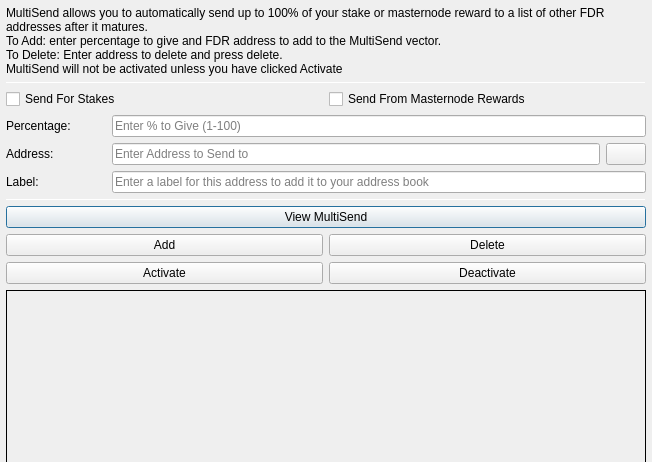
<?xml version="1.0" encoding="UTF-8"?>
<ui version="4.0">
 <class>MultiSendDialog</class>
 <widget class="QDialog" name="MultiSendDialog">
  <property name="windowModality">
   <enum>Qt::NonModal</enum>
  </property>
  <property name="geometry">
   <rect>
    <x>0</x>
    <y>0</y>
    <width>652</width>
    <height>300</height>
   </rect>
  </property>
  <property name="windowTitle">
   <string>MultiSend</string>
  </property>
  <layout class="QVBoxLayout" name="verticalLayout" stretch="0">
   <property name="leftMargin">
    <number>6</number>
   </property>
   <property name="topMargin">
    <number>6</number>
   </property>
   <property name="rightMargin">
    <number>6</number>
   </property>
   <property name="bottomMargin">
    <number>6</number>
   </property>
   <item>
    <layout class="QVBoxLayout" name="verticalLayout_Main" stretch="1,1,1,0,1,1,1">
     <item>
      <widget class="QLabel" name="label_2">
       <property name="lineWidth">
        <number>1</number>
       </property>
       <property name="text">
        <string>MultiSend allows you to automatically send up to 100% of your stake or masternode reward to a list of other FDR addresses after it matures.
To Add: enter percentage to give and FDR address to add to the MultiSend vector.
To Delete: Enter address to delete and press delete.
MultiSend will not be activated unless you have clicked Activate</string>
       </property>
       <property name="alignment">
        <set>Qt::AlignLeading|Qt::AlignLeft|Qt::AlignTop</set>
       </property>
       <property name="wordWrap">
        <bool>true</bool>
       </property>
      </widget>
     </item>
     <item>
      <widget class="Line" name="line">
       <property name="minimumSize">
        <size>
         <width>0</width>
         <height>1</height>
        </size>
       </property>
       <property name="maximumSize">
        <size>
         <width>16777215</width>
         <height>1</height>
        </size>
       </property>
       <property name="orientation">
        <enum>Qt::Horizontal</enum>
       </property>
      </widget>
     </item>
     <item>
      <layout class="QVBoxLayout" name="verticalLayout_Settings">
       <item>
        <layout class="QHBoxLayout" name="horizontalLayout">
         <item>
          <widget class="QCheckBox" name="multiSendStakeCheckBox">
           <property name="text">
            <string>Send For Stakes</string>
           </property>
          </widget>
         </item>
         <item>
          <widget class="QCheckBox" name="multiSendMasternodeCheckBox">
           <property name="text">
            <string>Send From Masternode Rewards</string>
           </property>
          </widget>
         </item>
        </layout>
       </item>
       <item>
        <layout class="QHBoxLayout" name="horizontalLayout_6">
         <item>
          <widget class="QLabel" name="label">
           <property name="minimumSize">
            <size>
             <width>100</width>
             <height>0</height>
            </size>
           </property>
           <property name="toolTip">
            <string>Percentage of stake to send</string>
           </property>
           <property name="text">
            <string>Percentage:</string>
           </property>
          </widget>
         </item>
         <item>
          <widget class="QLineEdit" name="multiSendPercentEdit">
           <property name="toolTip">
            <string>Enter whole numbers 1 - 100</string>
           </property>
           <property name="placeholderText">
            <string>Enter % to Give (1-100)</string>
           </property>
          </widget>
         </item>
        </layout>
       </item>
       <item>
        <layout class="QHBoxLayout" name="horizontalLayout_7">
         <item>
          <widget class="QLabel" name="label_5">
           <property name="minimumSize">
            <size>
             <width>100</width>
             <height>0</height>
            </size>
           </property>
           <property name="toolTip">
            <string>Address to send portion of stake to</string>
           </property>
           <property name="text">
            <string>Address:</string>
           </property>
          </widget>
         </item>
         <item>
          <widget class="QLineEdit" name="multiSendAddressEdit">
           <property name="toolTip">
            <string/>
           </property>
           <property name="placeholderText">
            <string>Enter Address to Send to</string>
           </property>
          </widget>
         </item>
         <item>
          <widget class="QPushButton" name="addressBookButton">
           <property name="maximumSize">
            <size>
             <width>16777215</width>
             <height>32</height>
            </size>
           </property>
           <property name="toolTip">
            <string>Choose an address from the address book</string>
           </property>
           <property name="text">
            <string/>
           </property>
           <property name="icon">
            <iconset resource="../fdreserve.qrc">
             <normaloff>:/icons/address-book</normaloff>:/icons/address-book</iconset>
           </property>
           <property name="shortcut">
            <string>Alt+A</string>
           </property>
           <property name="autoDefault">
            <bool>false</bool>
           </property>
          </widget>
         </item>
        </layout>
       </item>
      </layout>
     </item>
     <item>
      <layout class="QHBoxLayout" name="horizontalLayout_3">
       <item>
        <widget class="QLabel" name="label_3">
         <property name="minimumSize">
          <size>
           <width>100</width>
           <height>0</height>
          </size>
         </property>
         <property name="text">
          <string>Label:</string>
         </property>
        </widget>
       </item>
       <item>
        <widget class="QLineEdit" name="labelAddressLabelEdit">
         <property name="placeholderText">
          <string>Enter a label for this address to add it to your address book</string>
         </property>
        </widget>
       </item>
      </layout>
     </item>
     <item>
      <widget class="Line" name="line_2">
       <property name="minimumSize">
        <size>
         <width>0</width>
         <height>1</height>
        </size>
       </property>
       <property name="maximumSize">
        <size>
         <width>16777215</width>
         <height>1</height>
        </size>
       </property>
       <property name="orientation">
        <enum>Qt::Horizontal</enum>
       </property>
      </widget>
     </item>
     <item>
      <layout class="QVBoxLayout" name="verticalLayout_Buttons">
       <item>
        <layout class="QHBoxLayout" name="horizontalLayout_4">
         <item>
          <widget class="QPushButton" name="viewButton">
           <property name="toolTip">
            <string/>
           </property>
           <property name="statusTip">
            <string>View MultiSend Vector</string>
           </property>
           <property name="text">
            <string>View MultiSend</string>
           </property>
          </widget>
         </item>
        </layout>
       </item>
       <item>
        <layout class="QHBoxLayout" name="horizontalLayout_2">
         <item>
          <widget class="QPushButton" name="addButton">
           <property name="toolTip">
            <string/>
           </property>
           <property name="statusTip">
            <string>Add to MultiSend Vector</string>
           </property>
           <property name="text">
            <string>Add</string>
           </property>
          </widget>
         </item>
         <item>
          <widget class="QPushButton" name="deleteButton">
           <property name="toolTip">
            <string/>
           </property>
           <property name="statusTip">
            <string>Delete Address From MultiSend Vector</string>
           </property>
           <property name="text">
            <string>Delete</string>
           </property>
          </widget>
         </item>
        </layout>
       </item>
       <item>
        <layout class="QHBoxLayout" name="horizontalLayout_5">
         <item>
          <widget class="QPushButton" name="activateButton">
           <property name="statusTip">
            <string>Activate MultiSend</string>
           </property>
           <property name="text">
            <string>Activate</string>
           </property>
          </widget>
         </item>
         <item>
          <widget class="QPushButton" name="disableButton">
           <property name="statusTip">
            <string>Deactivate MultiSend</string>
           </property>
           <property name="text">
            <string>Deactivate</string>
           </property>
          </widget>
         </item>
        </layout>
       </item>
      </layout>
     </item>
     <item>
      <widget class="QLabel" name="message">
       <property name="minimumSize">
        <size>
         <width>0</width>
         <height>180</height>
        </size>
       </property>
       <property name="frameShape">
        <enum>QFrame::Panel</enum>
       </property>
       <property name="frameShadow">
        <enum>QFrame::Plain</enum>
       </property>
       <property name="lineWidth">
        <number>1</number>
       </property>
       <property name="midLineWidth">
        <number>1</number>
       </property>
       <property name="text">
        <string/>
       </property>
       <property name="alignment">
        <set>Qt::AlignLeading|Qt::AlignLeft|Qt::AlignTop</set>
       </property>
       <property name="wordWrap">
        <bool>true</bool>
       </property>
      </widget>
     </item>
    </layout>
   </item>
  </layout>
 </widget>
 <resources>
  <include location="../fdreserve.qrc"/>
 </resources>
 <connections/>
</ui>
